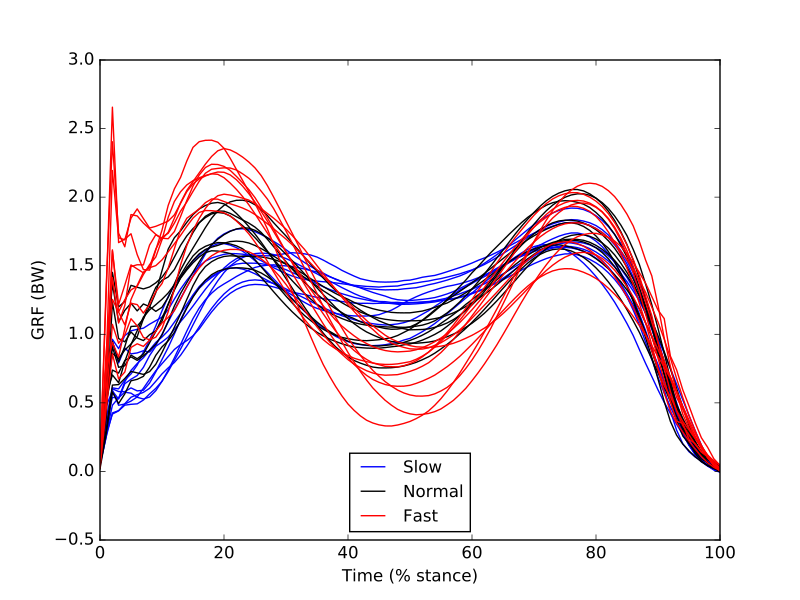

Python code for this plot:

import numpy as np
from matplotlib import pyplot
import spm1d

print '\n\n\n\n\n\n\n\n\n\n\n\n\n\n\n\n\n\n\n\n\n\n'
print spm1d
print '\n\n\n\n\n\n\n\n\n\n\n\n\n\n\n\n\n\n\n\n\n\n'


# compute within-speed means for each subject:
nSubj        = 10
Y1,Y2,Y3     = [], [], []
for subj in range(10):
	### load data:
	dataset  = spm1d.data.uv1d.anova1.SpeedGRFcategorical(subj=subj)
	Y,A      = dataset.get_data()
	### compute means for each of the three conditions:
	y1,y2,y3 = Y[A==1], Y[A==2], Y[A==3] 
	Y1.append(  y1.mean(axis=0)  )
	Y2.append(  y2.mean(axis=0)  )
	Y3.append(  y3.mean(axis=0)  )
Y1,Y2,Y3     = np.asarray(Y1), np.asarray(Y2), np.asarray(Y3)


# plot:
pyplot.close('all')
h1 = pyplot.plot(Y1.T, color='b')
h2 = pyplot.plot(Y2.T, color='k')
h3 = pyplot.plot(Y3.T, color='r')
h1[0].set_label('Slow')
h2[0].set_label('Normal')
h3[0].set_label('Fast')
pyplot.legend(loc='lower center', fontsize=12)
pyplot.xlabel('Time (% stance)')
pyplot.ylabel('GRF (BW)')
# pyplot.show()
